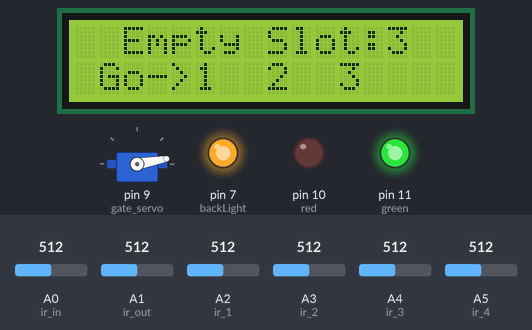
Recording of a sketch running on a simulated Arduino Uno, built with avr-gcc and run on an emulated ATmega328P. Parts: servo, 16×2 character LCD, output pins drawn as LEDs (lit = HIGH). Inputs (shaded band) come from the test bench; at power-on: A0 (ir_in) = 512, A2 (ir_1) = 512, A3 (ir_2) = 512, A4 (ir_3) = 512, A5 (ir_4) = 512, A1 (ir_out) = 512. What the sketch prints to the serial monitor is not drawn.

Above: at 1.2 s.
1.3 s: A0 (ir_in) set to 491
At 1.9 s:
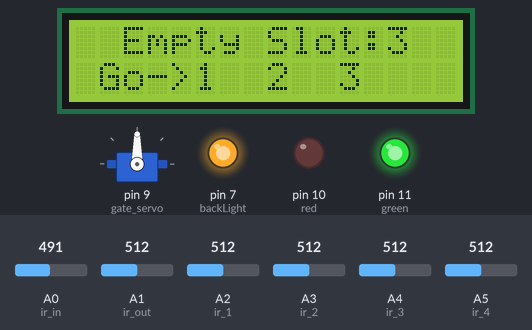
2.8 s: A2 (ir_1) set to 490
At 3.2 s:
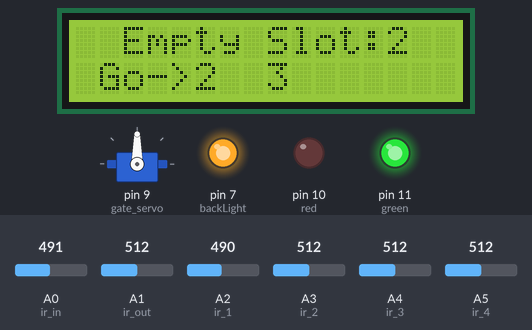
4.3 s: A3 (ir_2) set to 490
At 5.3 s:
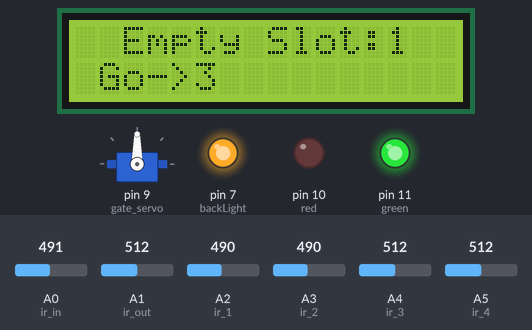
5.8 s: A4 (ir_3) set to 481
At 7.2 s:
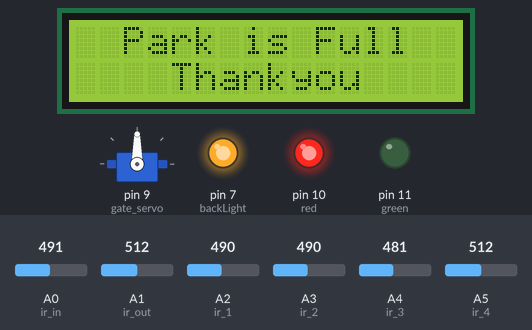
8.8 s: A5 (ir_4) set to 790
10.3 s: A5 (ir_4) set to 809
At 11.7 s:
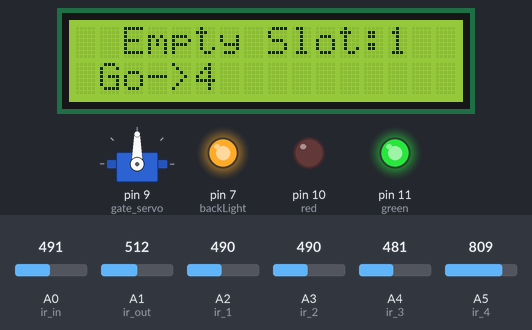
Timing chart, 0 to 12.8 s (numbered marks = the images above; inputs shaded):
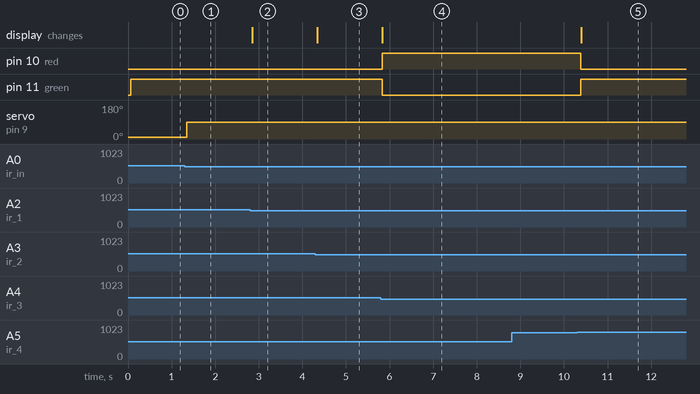

Measured:
- the behaviour switches between 500 and 499 on A0 (ir_in) (found by bisection; images 0 and 1)
- the behaviour switches between 500 and 499 on A4 (ir_3) (found by bisection; images 3 and 4)
- the behaviour switches between 799 and 800 on A5 (ir_4) (found by bisection; images 4 and 5)
- after the input at 1.3 s, servo on pin 9 (gate_servo): 10° → 90° after 0.05 s
- after the input at 2.8 s, the display: changes after 0.05 s (image 2)
- after the input at 4.3 s, the display: changes after 0.05 s (image 3)
- after the input at 5.8 s, pin 10 (red): LOW → HIGH at once; pin 11 (green): HIGH → LOW at once; the display: changes at once (image 4)
- after the input at 8.8 s, every drawn part: stays the same
- after the input at 10.3 s, pin 10 (red): HIGH → LOW after 0.09 s; pin 11 (green): LOW → HIGH after 0.09 s; the display: changes after 0.10 s (image 5)

The sketch:

Smart_parking.ino
```cpp
#include <Servo.h>
#include <LiquidCrystal.h>

const int rs= 6, en=4,rw=5,d4=3,d5=2,d6=30,d7=31;
LiquidCrystal lcd(rs, en, rw, d4, d5, d6, d7);
int backLight=7;

Servo gate_servo;

int ir_in=A0;
int ir_out=A1;
int ir_1=A2;
int ir_2=A3;
int ir_3=A4;
int ir_4=A5;

int red=10;
int green=11;

int in=1;
int out=1;
int full=0;

int c1=0;
int c2=0;
int c3=0;
int c4=0;
int i;

void setup() {
  Serial.begin(9600);

  pinMode(ir_in,INPUT);
  pinMode(ir_out,INPUT);
  pinMode(ir_1,INPUT);
  pinMode(ir_2,INPUT);
  pinMode(ir_3,INPUT);
  pinMode(ir_4,INPUT);

  pinMode(red,OUTPUT);
  pinMode(green,OUTPUT);

  gate_servo.attach(9);
  gate_servo.write(10);

  pinMode(backLight, OUTPUT);
  digitalWrite(backLight,HIGH);
  lcd.begin(16,2);
}

void loop() {

   if(analogRead(ir_1)<500)
   {
    c1=1;
   }
   else
   {
    c1=0;
    i++;
   }

   if(analogRead(ir_2)<500)
   {
    c2=2;
   }
   else
   {
    c2=0;
    i++;
   }

   if(analogRead(ir_3)<500)
   {
    c3=3;
   }
   else
   {
    c3=0;
    i++;
   }

   if(analogRead(ir_4)<800) //this IR sensor sometimes
   {
    c4=4;
   }
    else
   {
    c4=0;
    i++;
   }

   if(c1==1 && c2==2 && c3==3 && c4==4)
   {
    full=1;
    digitalWrite(red,HIGH);
    digitalWrite(green,LOW);
    Serial.println("Park is Full");

    lcd.clear();
    lcd.setCursor(2,0);
    lcd.print("Park is Full");
    lcd.setCursor(4,1);
    lcd.print("Thankyou");
    delay(100);
   }
   else
   {
    full=0;
    digitalWrite(red,LOW);
    digitalWrite(green,HIGH);

    Serial.print("Empty Slot-> ");
    Serial.print(c1);
    Serial.print(", ");
    Serial.print(c2);
    Serial.print(", ");
    Serial.print(c3);
    Serial.print(", ");
    Serial.print(c4);
    Serial.println( );

    lcd.clear();
    lcd.setCursor(2,0);
    lcd.print("Empty Slot:");

    lcd.setCursor(13,0);
    lcd.print(i);

    lcd.setCursor(1,1);
    lcd.print("Go->");

    if(c1==0)
    {
      lcd.print("1");
      lcd.print("  ");
    }
    if(c2==0)
    {
      lcd.print("2");
      lcd.print("  ");
    }

    if(c3==0)
    {
      lcd.print("3");
      lcd.print("  ");
    }

    if(c4==0)
    {
      lcd.print("4");
    }
    delay(100);
   }

  if(analogRead(ir_in)<500 && in==1 && full==0)
  {
    out=0;
    gate_servo.write(90);
  }
  else if(analogRead(ir_out)<500 && out==0)
  {
    out=1;
    delay(3000);
    gate_servo.write(10);
    delay(3000);
  }

  else if(analogRead(ir_out)<500 && out==1)
  {
    in=0;
    gate_servo.write(90);
  }
  else if(analogRead(ir_in)<500 && in==0)
  {
    in=1;
    delay(3000);
    gate_servo.write(10);
    delay(3000);
  }
  i=0;
}
```
